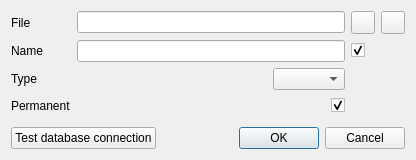
<?xml version="1.0" encoding="UTF-8"?>
<ui version="4.0">
 <class>DbDialog</class>
 <widget class="QDialog" name="DbDialog">
  <property name="geometry">
   <rect>
    <x>0</x>
    <y>0</y>
    <width>416</width>
    <height>154</height>
   </rect>
  </property>
  <property name="minimumSize">
   <size>
    <width>400</width>
    <height>0</height>
   </size>
  </property>
  <property name="windowTitle">
   <string>Database</string>
  </property>
  <layout class="QVBoxLayout" name="verticalLayout">
   <item>
    <layout class="QGridLayout" name="gridLayout">
     <item row="2" column="1">
      <layout class="QHBoxLayout" name="horizontalLayout">
       <item>
        <spacer name="horizontalSpacer">
         <property name="orientation">
          <enum>Qt::Horizontal</enum>
         </property>
         <property name="sizeHint" stdset="0">
          <size>
           <width>40</width>
           <height>20</height>
          </size>
         </property>
        </spacer>
       </item>
       <item>
        <widget class="QComboBox" name="typeCombo">
         <property name="toolTip">
          <string>Database driver</string>
         </property>
        </widget>
       </item>
      </layout>
     </item>
     <item row="1" column="1">
      <widget class="QLineEdit" name="nameEdit">
       <property name="readOnly">
        <bool>true</bool>
       </property>
      </widget>
     </item>
     <item row="1" column="0">
      <widget class="QLabel" name="nameLabel">
       <property name="text">
        <string>Name</string>
       </property>
      </widget>
     </item>
     <item row="2" column="0">
      <widget class="QLabel" name="typeLabel">
       <property name="text">
        <string>Type</string>
       </property>
      </widget>
     </item>
     <item row="0" column="1">
      <widget class="QLineEdit" name="fileEdit"/>
     </item>
     <item row="0" column="2">
      <layout class="QHBoxLayout" name="horizontalLayout_3">
       <item>
        <widget class="QToolButton" name="browseLocalButton">
         <property name="toolTip">
          <string>Browse for database file on local computer</string>
         </property>
         <property name="text">
          <string/>
         </property>
        </widget>
       </item>
       <item>
        <widget class="QToolButton" name="browseRemoteButton">
         <property name="toolTip">
          <string>Browse for database on remote SQLiteStudio-enabled computer</string>
         </property>
         <property name="text">
          <string/>
         </property>
        </widget>
       </item>
      </layout>
     </item>
     <item row="0" column="0">
      <widget class="QLabel" name="fileLabel">
       <property name="text">
        <string>File</string>
       </property>
      </widget>
     </item>
     <item row="1" column="2">
      <widget class="QCheckBox" name="generateCheckBox">
       <property name="toolTip">
        <string>Generate name basing on file path</string>
       </property>
       <property name="text">
        <string/>
       </property>
       <property name="checked">
        <bool>true</bool>
       </property>
      </widget>
     </item>
     <item row="3" column="0">
      <widget class="QLabel" name="label">
       <property name="text">
        <string>Permanent</string>
       </property>
      </widget>
     </item>
     <item row="3" column="1">
      <layout class="QHBoxLayout" name="horizontalLayout_4">
       <item>
        <spacer name="horizontalSpacer_3">
         <property name="orientation">
          <enum>Qt::Horizontal</enum>
         </property>
         <property name="sizeHint" stdset="0">
          <size>
           <width>40</width>
           <height>20</height>
          </size>
         </property>
        </spacer>
       </item>
       <item>
        <widget class="QCheckBox" name="permamentCheckBox">
         <property name="toolTip">
          <string extracomment="aasfd">Enable this if you want the database to be stored in configuration file and restored every time SQLiteStudio is started.</string>
         </property>
         <property name="text">
          <string/>
         </property>
         <property name="checked">
          <bool>true</bool>
         </property>
        </widget>
       </item>
      </layout>
     </item>
    </layout>
   </item>
   <item>
    <layout class="QHBoxLayout" name="horizontalLayout_2">
     <property name="topMargin">
      <number>5</number>
     </property>
     <item>
      <widget class="QPushButton" name="testConnButton">
       <property name="text">
        <string>Test database connection</string>
       </property>
      </widget>
     </item>
     <item>
      <widget class="QLabel" name="testIcon">
       <property name="text">
        <string/>
       </property>
      </widget>
     </item>
     <item>
      <spacer name="horizontalSpacer_2">
       <property name="orientation">
        <enum>Qt::Horizontal</enum>
       </property>
       <property name="sizeHint" stdset="0">
        <size>
         <width>40</width>
         <height>20</height>
        </size>
       </property>
      </spacer>
     </item>
     <item>
      <widget class="QDialogButtonBox" name="buttonBox">
       <property name="orientation">
        <enum>Qt::Horizontal</enum>
       </property>
       <property name="standardButtons">
        <set>QDialogButtonBox::Cancel|QDialogButtonBox::Ok</set>
       </property>
       <property name="centerButtons">
        <bool>false</bool>
       </property>
      </widget>
     </item>
    </layout>
   </item>
  </layout>
 </widget>
 <resources/>
 <connections>
  <connection>
   <sender>buttonBox</sender>
   <signal>accepted()</signal>
   <receiver>DbDialog</receiver>
   <slot>accept()</slot>
   <hints>
    <hint type="sourcelabel">
     <x>248</x>
     <y>254</y>
    </hint>
    <hint type="destinationlabel">
     <x>157</x>
     <y>274</y>
    </hint>
   </hints>
  </connection>
  <connection>
   <sender>buttonBox</sender>
   <signal>rejected()</signal>
   <receiver>DbDialog</receiver>
   <slot>reject()</slot>
   <hints>
    <hint type="sourcelabel">
     <x>316</x>
     <y>260</y>
    </hint>
    <hint type="destinationlabel">
     <x>286</x>
     <y>274</y>
    </hint>
   </hints>
  </connection>
 </connections>
</ui>
